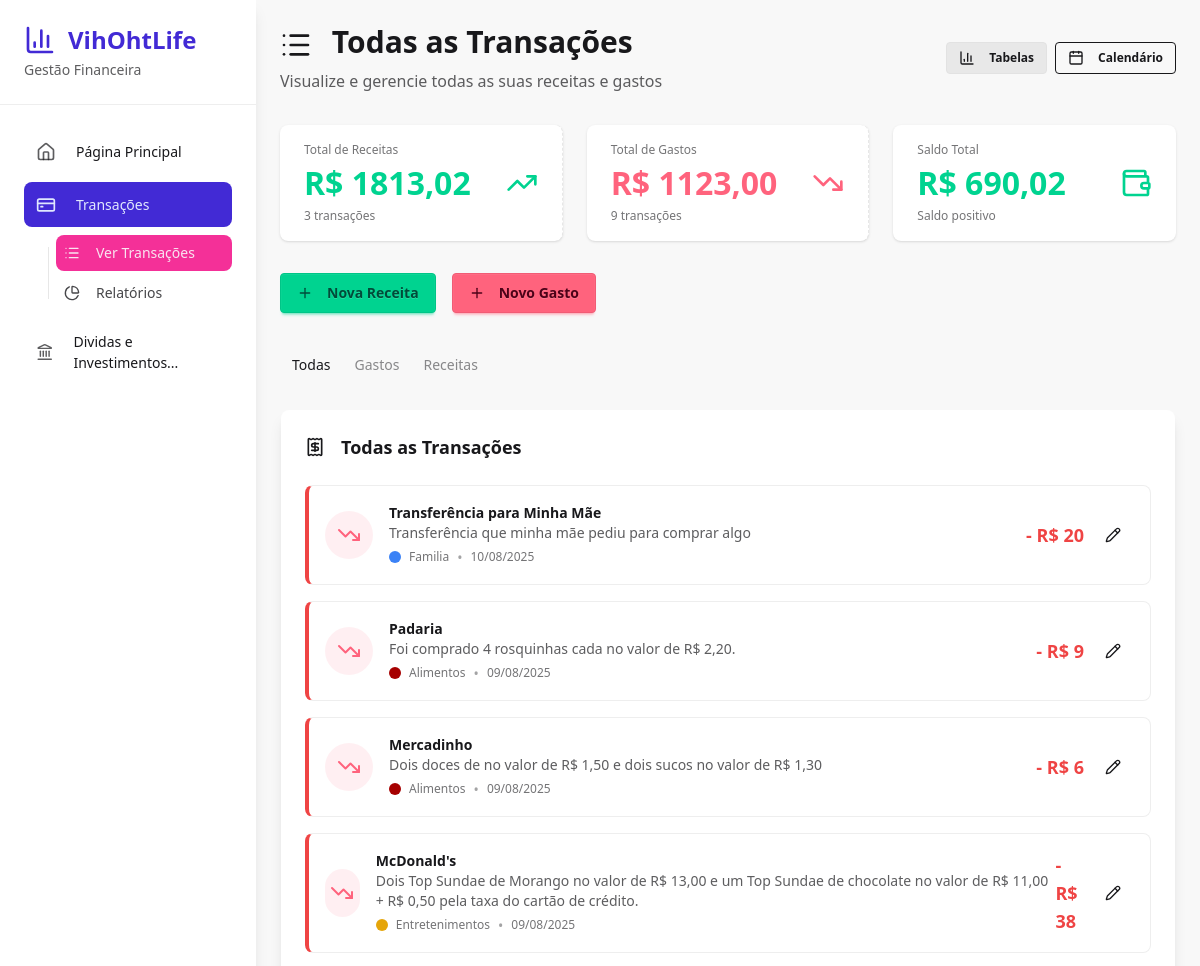
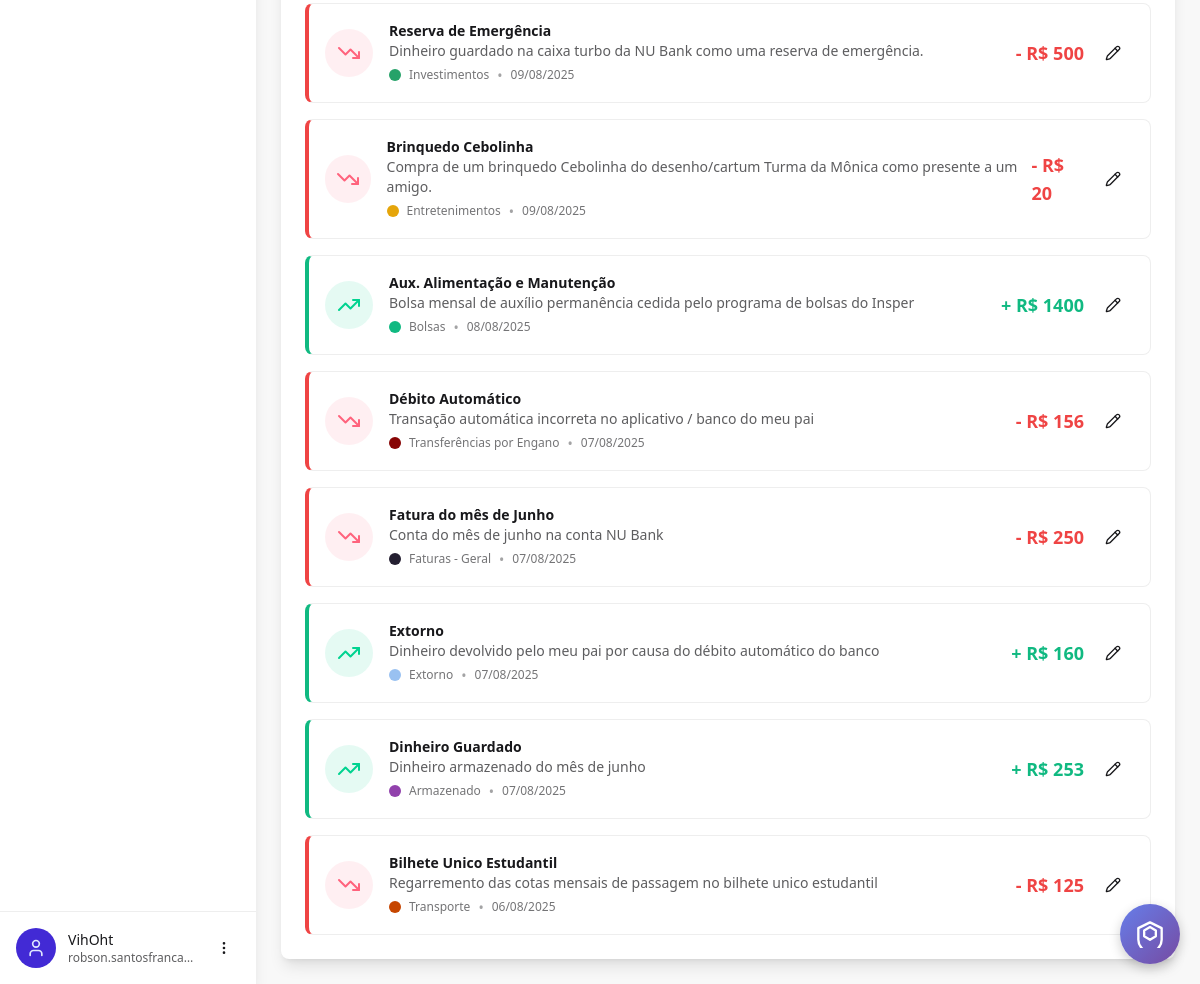
The page /finance/transactions/ (signed in) on the database its author committed (2 pictures, top to bottom).
### authentication/models.py (models this page shows, shortened)
class User(AbstractUser):
    email = models.EmailField(max_length=100, unique=True)
    profile_image = models.ImageField(
        upload_to=user_profile_image_path,
        null=True,
        blank=True,
        help_text="Upload a profile image (max 5MB, JPG/PNG)",
    )
    USERNAME_FIELD = "email"
    REQUIRED_FIELDS = ["username"]

### finance_manager/models.py (models this page shows, shortened)
class ExpenseCategory(models.Model):
    user = models.ForeignKey(settings.AUTH_USER_MODEL, on_delete=models.CASCADE)
    name = models.CharField(max_length=100)
    description = models.CharField(max_length=300)
    color = ColorField(default="#FFFFFF")
    class Meta:
        verbose_name_plural = "Expense Categories"
        unique_together = ["user", "name"]  # Prevent duplicate category names per user

class Expenses(models.Model):
    user = models.ForeignKey(settings.AUTH_USER_MODEL, on_delete=models.CASCADE)
    category = models.ForeignKey(
        ExpenseCategory, on_delete=models.CASCADE, null=True, blank=True
    )
    created_at = models.DateTimeField(auto_now_add=True)
    spent_at = models.DateField()
    description = models.CharField(max_length=100)
    detailed_description = models.CharField(max_length=600)
    amount = models.IntegerField()

class IncomeCategorys(models.Model):
    user = models.ForeignKey(settings.AUTH_USER_MODEL, on_delete=models.CASCADE)
    name = models.CharField(max_length=100)
    description = models.CharField(max_length=300)
    color = ColorField(default="#FFFFFF")
    class Meta:
        verbose_name_plural = "Income Categories"
        unique_together = ["user", "name"]  # Prevent duplicate category names per user

class Incomes(models.Model):
    user = models.ForeignKey(settings.AUTH_USER_MODEL, on_delete=models.CASCADE)
    category = models.ForeignKey(
        IncomeCategorys, on_delete=models.CASCADE, null=True, blank=True
    )
    created_at = models.DateTimeField(auto_now_add=True)
    received_at = models.DateField()
    description = models.CharField(max_length=100)
    detailed_description = models.CharField(max_length=600)
    amount = models.IntegerField()

### finance_manager/views.py (the view)
# urls.py: path("transactions/", views.transactions, name="transactions"),
@login_required
def transactions(request):
    expenses = Expenses.objects.filter(user=request.user).order_by("-spent_at")
    incomes = Incomes.objects.filter(user=request.user).order_by("-received_at")
    all_transactions = []
    for expense in expenses:
        all_transactions.append(
            {
                "type": "expense",
                "id": expense.id,
                "description": expense.description,
                "detailed_description": expense.detailed_description,
                "amount": expense.amount,
                "date": expense.spent_at,
                "category": expense.category,
                "object": expense,
            }
        )
    for income in incomes:
        all_transactions.append(
            {
                "type": "income",
                "id": income.id,
                "description": income.description,
                "detailed_description": income.detailed_description,
                "amount": income.amount,
                "date": income.received_at,
                "category": income.category,
                "object": income,
            }
        )
    all_transactions.sort(key=lambda x: x["date"], reverse=True)
    expense_categories = ExpenseCategory.objects.filter(user=request.user)
    income_categories = IncomeCategorys.objects.filter(user=request.user)
    total_expenses = sum([x.amount for x in expenses])
    total_incomes = sum([x.amount for x in incomes])
    balance = total_incomes - total_expenses
    def format_amount(amount):
        return f"{amount // 100},{amount % 100:02n}"
    return render(
        request,
        "finance_manager/transactions.html",
        {
            "expenses": expenses,
            "incomes": incomes,
            "all_transactions": all_transactions,
            "expense_categories": expense_categories,
            "income_categories": income_categories,
            "total_expenses": format_amount(total_expenses),
            "total_incomes": format_amount(total_incomes),
            "balance": format_amount(balance),
            "balance_raw": balance,
        },
    )

### templates/finance_manager/transactions.html (shortened to what this page needs)
{% extends "finance_manager/base.html" %}
{% load static %}
{% block finance_content %}
<div class="max-w-7xl mx-auto">
   <div class='mb-8  flex items-center justify-between'>
    <div>
      <h1 class="text-3xl font-bold text-base-content mb-2">
        <i data-lucide="list" class="w-8 h-8 inline-block mr-3"></i>
        Todas as Transações
      </h1>
      <p class="text-base-content/70">Visualize e gerencie todas as suas receitas e gastos</p>
    </div>
    <div class="flex gap-2">
      <a href="{% url 'finance_manager:transactions' %}"
         class="btn btn-outline btn-sm {% if request.resolver_match.url_name == 'transactions' %}btn-active{% endif %}">
        <i data-lucide="bar-chart-3" class="w-4 h-4 mr-2"></i>
        Tabelas
      </a>
      <a href="{% url 'finance_statistics:calendar' %}"
         class="btn btn-outline btn-sm {% if request.resolver_match.url_name == 'calendar' %}btn-active{% endif %}">
        <i data-lucide="calendar" class="w-4 h-4 mr-2"></i>
        Calendário
      </a>
    </div>
  </div>
  <div class="grid grid-cols-1 md:grid-cols-3 gap-6 mb-8">
    <div class="stat bg-base-100 rounded-lg shadow">
      <div class="stat-figure text-success">
        <i data-lucide="trending-up" class="w-8 h-8"></i>
      </div>
      <div class="stat-title">Total de Receitas</div>
      <div class="stat-value text-success">R$ {{ total_incomes }}</div>
      <div class="stat-desc">{{ incomes|length }}{% if expenses|length != 1 %} transações{% else %} transação{% endif %}</div>
    </div>
    <div class="stat bg-base-100 rounded-lg shadow">
      <div class="stat-figure text-error">
        <i data-lucide="trending-down" class="w-8 h-8"></i>
      </div>
      <div class="stat-title">Total de Gastos</div>
      <div class="stat-value text-error">R$ {{ total_expenses }}</div>
      <div class="stat-desc">{{ expenses|length }}{% if expenses|length != 1 %} transações{% else %} transação{% endif %}</div>
    </div>
    <div class="stat bg-base-100 rounded-lg shadow">
      <div class="stat-figure {% if balance_raw >= 0 %}text-success{% else %}text-error{% endif %}">
        <i data-lucide="wallet" class="w-8 h-8"></i>
      </div>
      <div class="stat-title">Saldo Total</div>
      <div class="stat-value {% if balance_raw >= 0 %}text-success{% else %}text-error{% endif %}">R$ {{ balance }}</div>
      <div class="stat-desc">{% if balance_raw >= 0 %}Saldo positivo{% else %}Saldo negativo{% endif %}</div>
    </div>
  </div>
  <div class="flex flex-wrap gap-4 mb-8">
    <button class="btn btn-success" onclick="openIncomeModal()">
      <i data-lucide="plus" class="w-4 h-4 mr-2"></i>
      Nova Receita
    </button>
    <button class="btn btn-error" onclick="openExpenseModal()">
      <i data-lucide="plus" class="w-4 h-4 mr-2"></i>
      Novo Gasto
    </button>
  </div>
  <div class="tabs tabs-boxed mb-6">
    <a id="all-button" class="tab tab-active" href="#all">Todas</a>
    <a id="expenses-button" class="tab" href="#expenses">Gastos</a>
    <a id="incomes-button" class="tab" href="#incomes">Receitas</a>
  </div>
  <div id="all-tab" class="tab-content hidden">
    <div class="card bg-base-100 shadow-lg">
      <div class="card-body">
        <h2 class="card-title mb-4">
          <i data-lucide="receipt" class="w-5 h-5 mr-2"></i>
          Todas as Transações
        </h2>
        {% if all_transactions %}
          <div class="space-y-4">
            {% for transaction in all_transactions %}
              {% if transaction.type == 'income' %}
                <div class="transaction-card income-border bg-base-100 border border-base-300 rounded-lg p-4 flex items-center justify-between">
                  <div class="flex items-center space-x-4">
                    <div class="w-12 h-12 bg-success/10 rounded-full flex items-center justify-center">
                      <i data-lucide="trending-up" class="w-6 h-6 text-success"></i>
                    </div>
                    <div>
                      <h3 class="font-semibold text-base-content">{{ transaction.description }}</h3>
                      <p class="text-sm text-base-content/70">{{ transaction.detailed_description|default:"Sem descrição detalhada" }}</p>
                      <div class="flex items-center mt-1">
                        {% if transaction.category %}
                          <span class="category-indicator" style="background-color: {{ transaction.category.color }}"></span>
                          <span class="text-xs text-base-content/60">{{ transaction.category.name }}</span>
                        {% else %}
                          <span class="text-xs text-base-content/60">Sem categoria</span>
                        {% endif %}
                        <span class="mx-2 text-base-content/40">•</span>
                        <span class="text-xs text-base-content/60">{{ transaction.date|date:"d/m/Y" }}</span>
                      </div>
                    </div>
                  </div>
                  <div class="flex items-center space-x-2">
                    <span class="text-lg font-bold amount-income">+ R$ {% widthratio transaction.amount 100 1 %}</span>
                    <button class="btn btn-ghost btn-sm" onclick="openEditIncomeModal({{ transaction.id }}, '{{ transaction.description|escapejs }}', '{{ transaction.detailed_description|default:""|escapejs }}', '{{ transaction.date|date:"Y-m-d" }}', {{ transaction.amount }}, {{ transaction.category.id|default:"null" }})">
                      <i data-lucide="pencil" class="w-4 h-4"></i>
                    </button>
                  </div>
                </div>
              {% else %}
                <div class="transaction-card expense-border bg-base-100 border border-base-300 rounded-lg p-4 flex items-center justify-between">
                  <div class="flex items-center space-x-4">
                    <div class="w-12 h-12 bg-error/10 rounded-full flex items-center justify-center">
                      <i data-lucide="trending-down" class="w-6 h-6 text-error"></i>
                    </div>
                    <div>
                      <h3 class="font-semibold text-base-content">{{ transaction.description }}</h3>
                      <p class="text-sm text-base-content/70">{{ transaction.detailed_description|default:"Sem descrição detalhada" }}</p>
                      <div class="flex items-center mt-1">
                        {% if transaction.category %}
                          <span class="category-indicator" style="background-color: {{ transaction.category.color }}"></span>
                          <span class="text-xs text-base-content/60">{{ transaction.category.name }}</span>
                        {% else %}
                          <span class="text-xs text-base-content/60">Sem categoria</span>
                        {% endif %}
                        <span class="mx-2 text-base-content/40">•</span>
                        <span class="text-xs text-base-content/60">{{ transaction.date|date:"d/m/Y" }}</span>
                      </div>
                    </div>
                  </div>
                  <div class="flex items-center space-x-2">
                    <span class="text-lg font-bold amount-expense">- R$ {% widthratio transaction.amount 100 1 %}</span>
                    <button class="btn btn-ghost btn-sm" onclick="openEditExpenseModal({{ transaction.id }}, '{{ transaction.description|escapejs }}', '{{ transaction.detailed_description|default:""|escapejs }}', '{{ transaction.date|date:"Y-m-d" }}', {{ transaction.amount }}, {{ transaction.category.id|default:"null" }})">
                      <i data-lucide="pencil" class="w-4 h-4"></i>
                    </button>
                  </div>
                </div>
              {% endif %}
            {% endfor %}
          </div>
        {% endif %}
      </div>
    </div>
  </div>
</div>
{% endblock %}

### templates/finance_manager/base.html (shortened to what this page needs)
{% extends 'base.html' %}
{% block content %}
<div class="flex min-h-screen">
  <aside class="w-64 bg-base-100 shadow-lg hidden lg:block">
    <div class="p-6 border-b border-base-300">
      <a href="{% url "landingpage" %}">
        <h1 class="text-2xl font-bold text-primary flex items-center">
          <i data-lucide="bar-chart-3" class="w-8 h-8 mr-3"></i>
          VihOhtLife
        </h1>
      </a>
      <p class="text-sm text-base-content/70 mt-1">Gestão Financeira</p>
    </div>
    <nav class="p-4">
      <ul id="s_items" class="menu menu-vertical w-full space-y-2">
        <li>
          <a href="{% url 'landingpage' %}" class="flex items-center p-3 rounded-lg hover:bg-base-200 transition-colors group">
            <i data-lucide="home" class="w-5 h-5 mr-3 text-base-content/70 group-hover:text-primary"></i>
            <span class="font-medium">Página Principal</span>
          </a>
        </li>
        <li>
          <a href="{% url 'finance_manager:dashboard' %}" class="flex items-center p-3 rounded-lg hover:bg-base-200 transition-colors group">
            <i data-lucide="credit-card" class="w-5 h-5 mr-3"></i>
            <span class="font-medium">Transações</span>
          </a>
          <ul class="ml-6 mt-2 space-y-1">
            <li>
              <a href="{% url 'finance_manager:transactions' %}" class="flex items-center p-2 text-sm rounded-lg hover:bg-base-200 transition-colors text-base-content/80">
                <i data-lucide="list" class="w-4 h-4 mr-2"></i>
                Ver Transações
              </a>
            </li>
            <li>
              <a href="{% url 'finance_statistics:dashboard' %}" class="flex items-center p-2 text-sm rounded-lg hover:bg-base-200 transition-colors text-base-content/80">
                <i data-lucide="pie-chart" class="w-4 h-4 mr-2"></i>
                Relatórios
              </a>
            </li>
          </ul>
        </li>
        <li>
          <a href="#" class="flex items-center p-3 rounded-lg hover:bg-base-200 transition-colors group">
            <i data-lucide="landmark" class="w-5 h-5 mr-3 text-base-content/70 group-hover:text-primary"></i>
            <span class="font-medium">Dividas e Investimentos...</span>
          </a>
        </li>
      </ul>
    </nav>
    <div class="absolute bottom-0 left-0 right-0 w-64 p-4 border-t border-base-300 bg-base-100">
      {% if user.is_authenticated %}
        <div class="flex items-center space-x-3">
          <div class="w-10 h-10 rounded-full bg-primary text-primary-content flex items-center justify-center">
            <i data-lucide="user" class="w-5 h-5"></i>
          </div>
          <div class="flex-1 min-w-0">
            <p class="text-sm font-medium text-base-content truncate">{{ user.username }}</p>
            <p class="text-xs text-base-content/70 truncate">{{ user.email }}</p>
          </div>
          <div class="dropdown dropdown-top dropdown-end">
            <div tabindex="0" role="button" class="btn btn-ghost btn-sm btn-circle">
              <i data-lucide="more-vertical" class="w-4 h-4"></i>
            </div>
          </div>
        </div>
      {% endif %}
    </div>
  </aside>
  <main class="flex-1 bg-base-200">
    <div class="p-6">
      {% block finance_content %}{% endblock %}
    </div>
  </main>
</div>
{% endblock %}

### templates/finance_manager/base.html (style rules this page uses)
aside { position: relative; min-height: 100vh; }
.menu li a { transition: all 0.2s ease-in-out; }

### templates/finance_manager/transactions.html (style rules this page uses)
.transaction-card { transition: all 0.2s ease-in-out; }
.expense-border { border-left: 4px solid #ef4444; }
.income-border { border-left: 4px solid #10b981; }
.amount-expense { color: #ef4444; }
.amount-income { color: #10b981; }
.category-indicator { width: 12px; height: 12px; border-radius: 50%; display: inline-block; margin-right: 8px; }

### rows shown on the page
User: username "VihOht", email "robson.santosfranca…"
ExpenseCategory: amount "20"
ExpenseCategory: amount "9", amount "6"
ExpenseCategory: amount "38", amount "20"
ExpenseCategory: amount "500"
IncomeCategorys: amount "1400"
ExpenseCategory: amount "156"
ExpenseCategory: amount "250"
IncomeCategorys: amount "160"
IncomeCategorys: amount "253"
ExpenseCategory: amount "125"

### other values the page prints
{{ total_incomes }} "1813,02"
{{ incomes|length }} "3"
{{ total_expenses }} "1123,00"
{{ expenses|length }} "9"
{{ balance }} "690,02"
